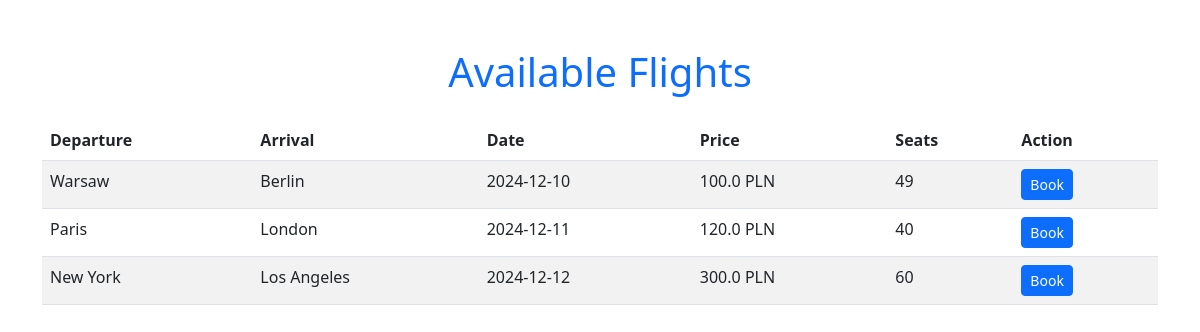
The page / on the database its author committed.
### app.py (models this page shows)
class Flight(db.Model):
    id = db.Column(db.Integer, primary_key=True)
    departure_city = db.Column(db.String(100), nullable=False)
    arrival_city = db.Column(db.String(100), nullable=False)
    date = db.Column(db.String(100), nullable=False)
    price = db.Column(db.Float, nullable=False)
    available_seats = db.Column(db.Integer, nullable=False)

### app.py (the view)
@app.route("/")
def index():
    flights = Flight.query.all()
    return render_template("index.html", flights=flights)

### templates/index.html (shortened to what this page needs)
<!DOCTYPE html>
<html lang="en">
<head>
    <link href="https://cdn.jsdelivr.net/npm/bootstrap@5.3.0-alpha1/dist/css/bootstrap.min.css" rel="stylesheet">
</head>
<body>
    <div class="container mt-5">
        <h1 class="text-center text-primary">Available Flights</h1>
        <table class="table table-striped mt-4">
            <thead>
                <tr>
                    <th>Departure</th>
                    <th>Arrival</th>
                    <th>Date</th>
                    <th>Price</th>
                    <th>Seats</th>
                    <th>Action</th>
                </tr>
            </thead>
            <tbody>
                {% for flight in flights %}
                <tr>
                    <td>{{ flight.departure_city }}</td>
                    <td>{{ flight.arrival_city }}</td>
                    <td>{{ flight.date }}</td>
                    <td>{{ flight.price }} PLN</td>
                    <td>{{ flight.available_seats }}</td>
                    <td>
                        <a href="/book/{{ flight.id }}" class="btn btn-primary btn-sm">Book</a>
                    </td>
                </tr>
                {% endfor %}
            </tbody>
        </table>
    </div>
</body>
</html>

### rows shown on the page
Flight: departure_city "Warsaw", arrival_city "Berlin", date "2024-12-10", price "100.0", available_seats "49"
Flight: departure_city "Paris", arrival_city "London", date "2024-12-11", price "120.0", available_seats "40"
Flight: departure_city "New York", arrival_city "Los Angeles", date "2024-12-12", price "300.0", available_seats "60"
